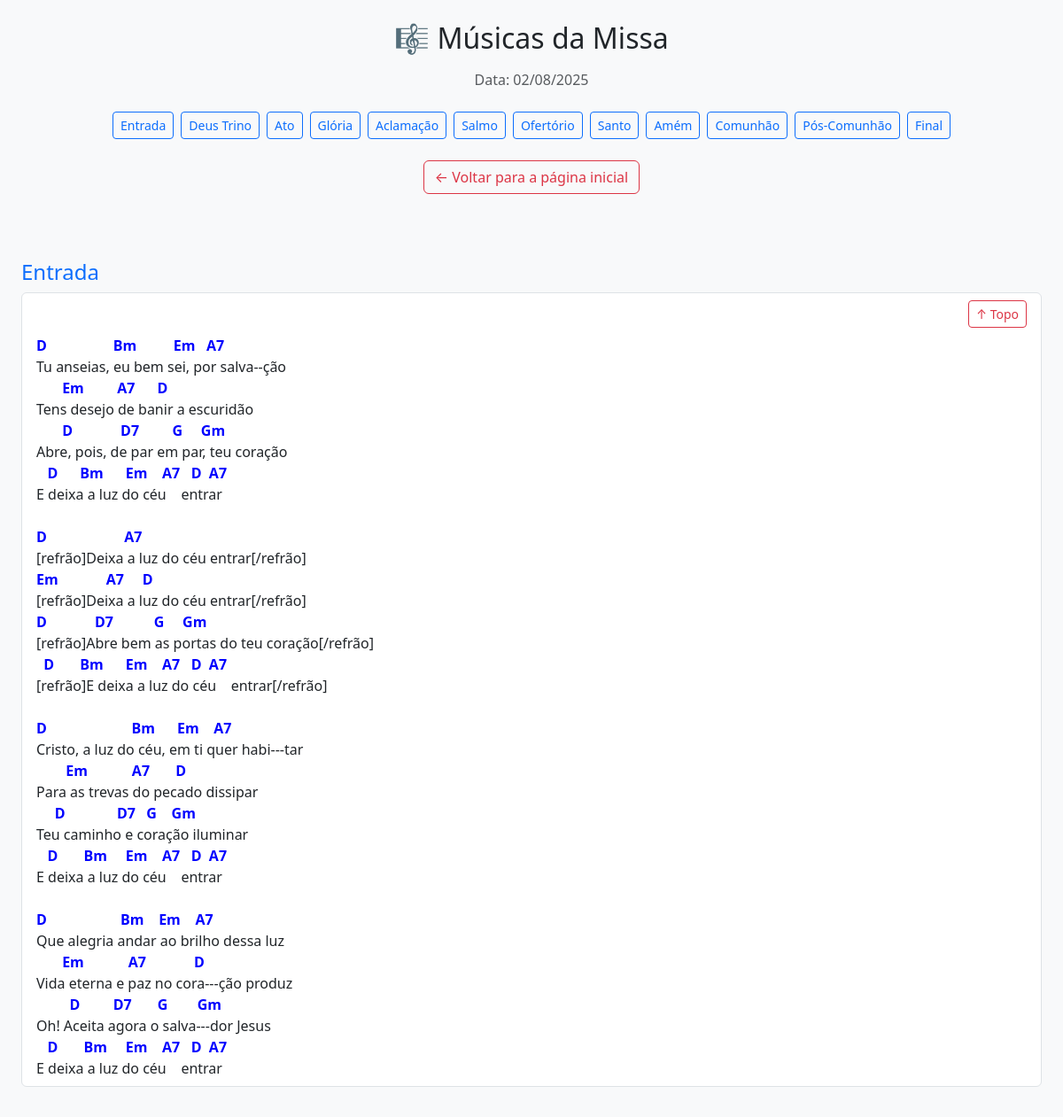
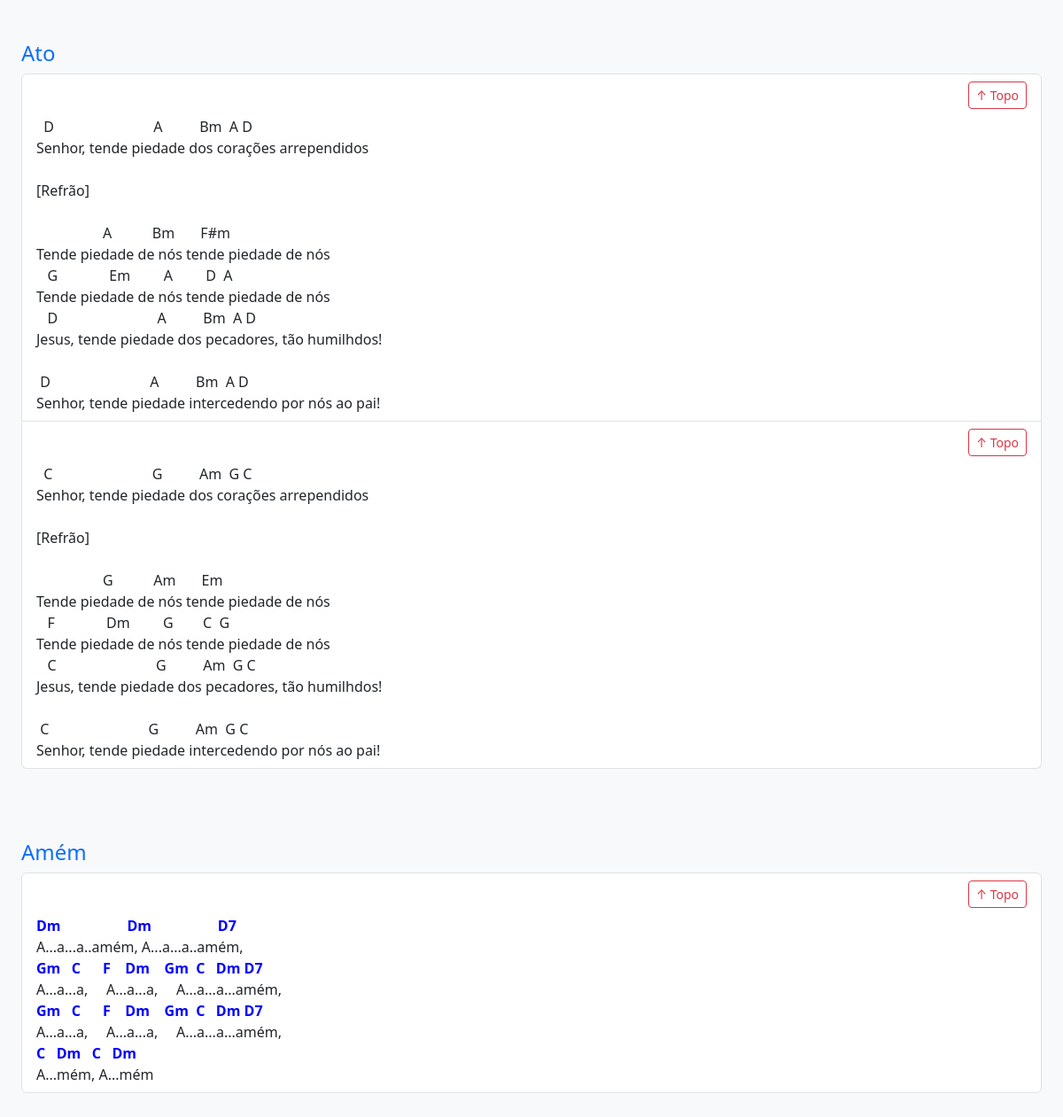
Screenshot of /musicos_musicas.php with the database file from the repository (2 pictures, top to bottom).
### tables this page shows
CREATE TABLE IF NOT EXISTS `tbmomentosmissa` (
  `idMomento` int(11) NOT NULL AUTO_INCREMENT,
  `DescMomento` varchar(50) DEFAULT NULL,
  `OrdemDeExecucao` char(4) DEFAULT NULL,
  PRIMARY KEY (`idMomento`)
);

### musicos_musicas.php (the view, shortened to what this page needs)
<?php
include "conexao.php";
$sql_data = "SELECT MAX(DataMissa) AS UltimaData FROM tbMissa where Status = '1'";
$res_data = $conn->query($sql_data);
$ultimaData = $res_data->fetch_assoc()['UltimaData'] ?? null;
$sql_momentos = "
                  SELECT mom.idMomento, mom.DescMomento FROM tbMissa m
                    JOIN tbMissaMusicas mm ON mm.idMissa = m.idMissa
                    JOIN tbMusicaMomentoMissa mmm ON mmm.idMusica = mm.idMusica and mmm.idMomento = mm.idMusicaMomentoMissa
                    JOIN tbMomentosMissa mom ON mom.idMomento = mmm.idMomento
                    WHERE m.DataMissa = '$ultimaData' and m.Status = '1'
                    ORDER BY mom.OrdemDeExecucao
                ";
$momentos = $conn->query($sql_momentos)->fetch_all(MYSQLI_ASSOC);
$sql_musicas = "
                  SELECT m.TituloMissa, m.DataMissa, mom.DescMomento, mom.idMomento, mu.Musica, mu.NomeMusica, ci.DescMusicaCifra, ci.TomMusica
                  FROM tbMissa m
                  JOIN tbMissaMusicas mm ON mm.idMissa = m.idMissa
                  JOIN tbMusica mu ON mu.idMusica = mm.idMusica
                  JOIN tbMusicaMomentoMissa mmm ON mmm.idMusica = mu.idMusica and mmm.idMomento = mm.idMusicaMomentoMissa
                  JOIN tbMomentosMissa mom ON mom.idMomento = mmm.idMomento
                  JOIN tbCifras ci ON ci.idMusica = mm.idMusica
                  WHERE m.DataMissa = '$ultimaData'  and m.Status = '1'
                  ORDER BY mom.OrdemDeExecucao
               ";
$res_musicas = $conn->query($sql_musicas);
$agrupadas = [];
while ($r = $res_musicas->fetch_assoc()) {
    $id = $r['idMomento'];
    $agrupadas[$id]['DescMomento'] = $r['DescMomento'];
    $agrupadas[$id]['musicas'][] = $r['DescMusicaCifra'];
}
?>
<!DOCTYPE html>
<html lang="pt-br">
<head>
  <link id="bootstrap-css" rel="stylesheet" href="https://cdn.jsdelivr.net/npm/bootstrap@5.3.0/dist/css/bootstrap.min.css" onerror="fallbackBootstrap()">
</head>
<body class="bg-light" id="topo">
<div class="container-fluid p-4">
  <div class="text-center mb-4">
    <h2 class="mb-3">🎼 Músicas da Missa</h2>
    <p class="text-muted">Data: <?= $ultimaData ? date('d/m/Y', strtotime($ultimaData)) : "Não encontrada" ?></p>
  </div>
  <?php if ($ultimaData): ?>
      <div class="link-momentos mb-4 text-center">
          <div class="d-flex flex-wrap justify-content-center gap-2">
              <?php foreach ($momentos as $mom): ?>
                <a href="#momento<?= $mom['idMomento'] ?>" class="btn btn-outline-primary btn-sm"><?= $mom['DescMomento'] ?></a>
              <?php endforeach; ?>
          </div>
      </div>
      <div class="text-center mb-4">
          <a href="index.php" class="btn btn-outline-danger">← Voltar para a página inicial</a>
      </div>
    <?php foreach ($momentos as $mom): ?>
      <?php if (isset($agrupadas[$mom['idMomento']])): ?>
        <div id="momento<?= $mom['idMomento'] ?>" class="momento-section">
          <h4 class="text-primary"><?= $mom['DescMomento'] ?></h4>
          <ul class="list-group">
            <?php foreach ($agrupadas[$mom['idMomento']]['musicas'] as $musica): ?>
                <li class="list-group-item">
                  <a href="#topo" class="btn btn-sm btn-outline-danger float-end mb-2">↑ Topo</a>
                     <?php
                         $formatada = htmlspecialchars($musica);
                         $formatada = preg_replace('/\\[nota\\](.*?)\\[\\/nota\\]/is', '<strong style="color:blue;">$1</strong>', $formatada);
                         $formatada = preg_replace('/\\[negrito\\](.*?)\\[\\/negrito\\]/is', '<strong>$1</strong>', $formatada);
                         echo '<div style="white-space: pre-wrap; font-family: inherit; clear: both;">' . $formatada . '</div>';
                      ?>
                </li>
            <?php endforeach; ?>
          </ul>
        </div>
      <?php endif; ?>
    <?php endforeach; ?>
  <?php else: ?>
    <div class="alert alert-warning text-center">Nenhuma missa encontrada no banco de dados.</div>
  <?php endif; ?>
</div>
</body>
</html>

### musicos_musicas.php (style rules this page uses)
html { scroll-behavior: smooth; }
.momento-section { padding-top: 50px; margin-bottom: 30px; }

### rows the page displays
tbmomentosmissa: DescMomento "Entrada", idMomento "D Bm Em A7 Tu anseias, eu bem sei, por salva--ção Em A7 D Tens desejo de banir a escuridão D D7 G Gm Abre, pois, de par em par, teu coração D Bm Em A7 D A7 E deixa a luz do céu entrar D A7 [refrão]Deixa a luz do céu entrar[/refrão] Em A7 D [refrão]Deixa a luz do céu entrar[/refrão] D D7 G Gm [refrão]Abre bem as portas do teu coração[/refrão] D Bm Em A7 D A7 [refrão]E deixa a luz do céu entrar[/refrão] D Bm Em A7 Cristo, a luz do céu, em ti quer habi---tar Em A7 D Para as trevas do pecado dissipar D D7 G Gm Teu caminho e coração iluminar D Bm Em A7 D A7 E deixa a luz do céu entrar D Bm Em A7 Que alegria andar ao brilho dessa luz Em A7 D Vida eterna e paz no cora---ção produz D D7 G Gm Oh!…"
tbmomentosmissa: DescMomento "Deus Trino"
tbmomentosmissa: DescMomento "Ato", idMomento "D A Bm A D Senhor, tende piedade dos corações arrependidos [Refrão] A Bm F#m Tende piedade de nós tende piedade de nós G Em A D A Tende piedade de nós tende piedade de nós D A Bm A D Jesus, tende piedade dos pecadores, tão humilhdos! D A Bm A D Senhor, tende piedade intercedendo por nós ao pai!", idMomento "C G Am G C Senhor, tende piedade dos corações arrependidos [Refrão] G Am Em Tende piedade de nós tende piedade de nós F Dm G C G Tende piedade de nós tende piedade de nós C G Am G C Jesus, tende piedade dos pecadores, tão humilhdos! C G Am G C Senhor, tende piedade intercedendo por nós ao pai!"
tbmomentosmissa: DescMomento "Glória"
tbmomentosmissa: DescMomento "Aclamação"
tbmomentosmissa: DescMomento "Salmo"
tbmomentosmissa: DescMomento "Ofertório"
tbmomentosmissa: DescMomento "Santo"
tbmomentosmissa: DescMomento "Amém", idMomento "Dm Dm D7 A...a...a..amém, A...a...a..amém, Gm C F Dm Gm C Dm D7 A...a...a, A...a...a, A...a...a...amém, Gm C F Dm Gm C Dm D7 A...a...a, A...a...a, A...a...a...amém, C Dm C Dm A...mém, A...mém"
tbmomentosmissa: DescMomento "Comunhão"
tbmomentosmissa: DescMomento "Pós-Comunhão"
tbmomentosmissa: DescMomento "Final"

### other values shown
date('d/m/Y', strtotime($ultimaData)) "02/08/2025"
